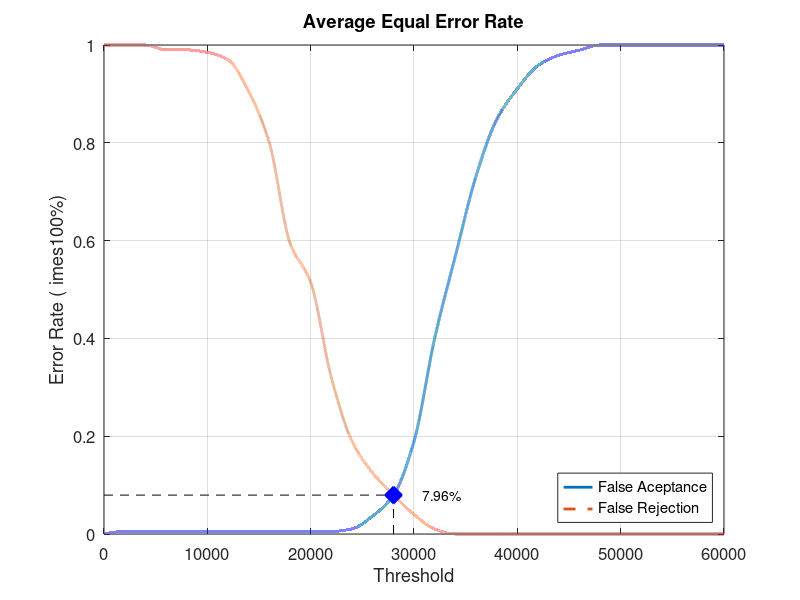
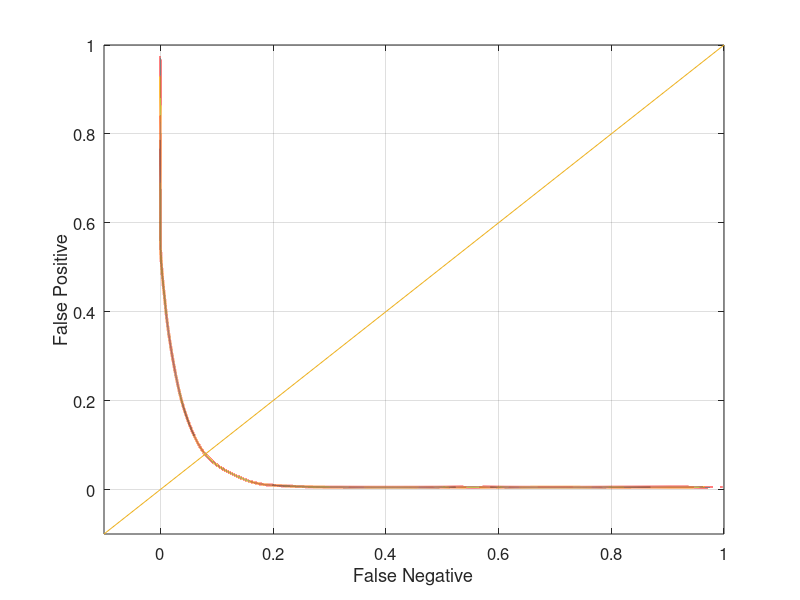

These charts were generated, in order, by the following MATLAB code:
close all;
clear;
clc;
x = 0:2000:60000;
xq = 0:0.5:60000;

y0 = [0 0.00526316 0.00526316 0.00526316 0.00526316 0.00526316 0.00526316 0.00526316 0.00526316 0.00526316 0.00526316 0.00526316 0.0105263 0.0368421 0.0789474 0.189474 0.4 0.568421 0.731579 0.847368 0.910526 0.957895 0.978947 0.989474 1 1 1 1 1 1 1]
yy0 = interp1(x, y0, xq, 'pchip');
y1 = [1 1 1 0.99 0.99 0.985 0.97 0.905 0.8 0.595 0.515 0.32 0.19 0.125 0.08 0.04 0.01 0 0 0 0 0 0 0 0 0 0 0 0 0 0]
yy1 = interp1(x, y1, xq, 'pchip');

% Calculating EER: 
y2 = abs(y0 - y1);
find(y2 == min(y2))
yy2 = abs(yy0 - yy1);
xEER = find(yy2 == min(yy2));
xEERIndex = xq(xEER) % X-axis EER
yEER = yy0(xEER) % Y-axis EER

main = figure
plot(xq, yy0,'-','LineWidth', 2);	hold on
plot(xq, yy1,'--','LineWidth', 2);	hold on
plot([xEERIndex xEERIndex], [0 yEER], 'k--');	hold on
plot([0 xEERIndex], [yEER yEER], 'k--');	hold on
plot(xEERIndex, yEER, 'bx', 'LineWidth', 10);	hold on
text(xEERIndex + 10 * xEERIndex / 100, yEER, [num2str(round((10000 * yEER)) / 100) '%'])
legend('False Aceptance', 'False Rejection', 'Location', 'SouthEast')
xlabel('Threshold')
ylabel('Error Rate (	imes100%)')
title('Average Equal Error Rate')
set(gca, 'FontSize', 12)
axis([0 60000 0 1])
grid on

print(main, 'Database5_3Main', '-dpng');
FNRxFPR = figure('Color', [1 1 1]);
plot(yy1, yy0, '-', yy1, yy0, 'LineWidth', 2);
hold on
y = -0.1:0.1:1
plot(y, y); 
set(gca, 'FontSize', 12)
xlabel('False Negative')
ylabel('False Positive')
axis([-0.1 1 -0.1 1])
set(gca, 'FontSize', 12)
grid on

print(FNRxFPR, 'Database5_3FNRxFPR','-dpng');
